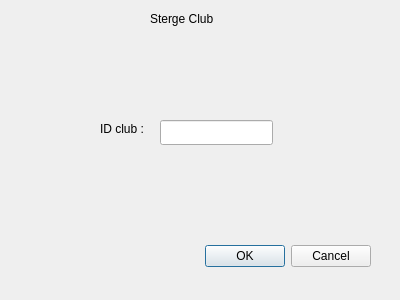
<?xml version="1.0" encoding="UTF-8"?>
<ui version="4.0">
 <class>stergeClubDialog</class>
 <widget class="QDialog" name="stergeClubDialog">
  <property name="geometry">
   <rect>
    <x>0</x>
    <y>0</y>
    <width>400</width>
    <height>300</height>
   </rect>
  </property>
  <property name="windowTitle">
   <string>Dialog</string>
  </property>
  <widget class="QDialogButtonBox" name="buttonBox">
   <property name="geometry">
    <rect>
     <x>30</x>
     <y>240</y>
     <width>341</width>
     <height>32</height>
    </rect>
   </property>
   <property name="orientation">
    <enum>Qt::Horizontal</enum>
   </property>
   <property name="standardButtons">
    <set>QDialogButtonBox::Cancel|QDialogButtonBox::Ok</set>
   </property>
  </widget>
  <widget class="QLineEdit" name="lineID">
   <property name="geometry">
    <rect>
     <x>160</x>
     <y>120</y>
     <width>113</width>
     <height>25</height>
    </rect>
   </property>
  </widget>
  <widget class="QLabel" name="label">
   <property name="geometry">
    <rect>
     <x>150</x>
     <y>10</y>
     <width>81</width>
     <height>17</height>
    </rect>
   </property>
   <property name="text">
    <string>Sterge Club</string>
   </property>
  </widget>
  <widget class="QLabel" name="label_2">
   <property name="geometry">
    <rect>
     <x>100</x>
     <y>120</y>
     <width>61</width>
     <height>17</height>
    </rect>
   </property>
   <property name="text">
    <string>ID club :</string>
   </property>
  </widget>
 </widget>
 <resources/>
 <connections>
  <connection>
   <sender>buttonBox</sender>
   <signal>accepted()</signal>
   <receiver>stergeClubDialog</receiver>
   <slot>accept()</slot>
   <hints>
    <hint type="sourcelabel">
     <x>248</x>
     <y>254</y>
    </hint>
    <hint type="destinationlabel">
     <x>157</x>
     <y>274</y>
    </hint>
   </hints>
  </connection>
  <connection>
   <sender>buttonBox</sender>
   <signal>rejected()</signal>
   <receiver>stergeClubDialog</receiver>
   <slot>reject()</slot>
   <hints>
    <hint type="sourcelabel">
     <x>316</x>
     <y>260</y>
    </hint>
    <hint type="destinationlabel">
     <x>286</x>
     <y>274</y>
    </hint>
   </hints>
  </connection>
 </connections>
</ui>
